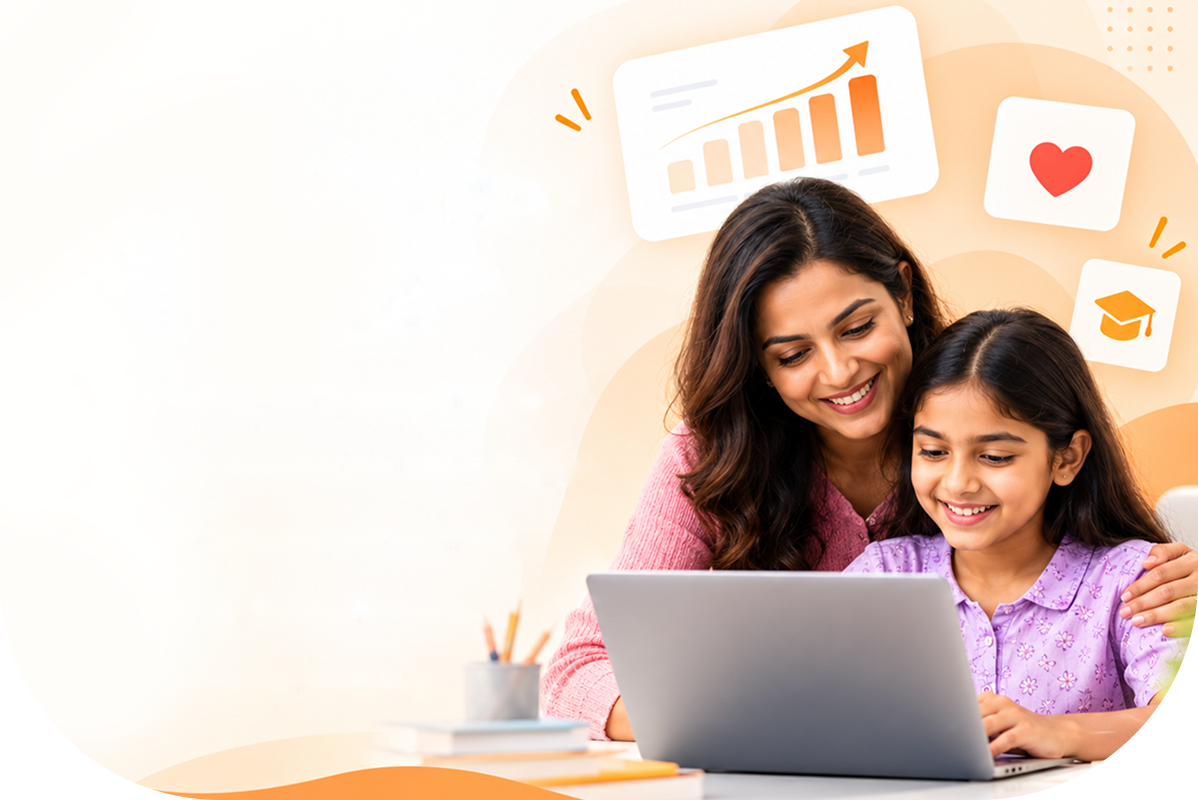
#> input picture parent-hero-animation/assets/hero-source.png, 1198 x 800 px
$ python plate.py
#> lines starting #> are read from the running program, lines starting #| are printed output that depends on the picture; after the words box and inside, x2 and y2 are one past the last pixel; in counts of white or black regions, pixels touching at a corner belong together
"""Step 3: clean background plate (people, cards, sparks and dot grid removed) and the card / spark / dot layers.
Each card is a fitted rounded rectangle: the part hidden behind the people (the chart card's lower edge sits behind
the mother's hair) is rebuilt in the card's own colour so the whole card can rise from behind them."""
import json, numpy as np, cv2
from PIL import Image
ROOT = __file__.rsplit('/tools/', 1)[0]
SP = '/tmp/claude-0/-home-claude/16f7c1b2-c4b4-5aea-9d02-af57212e0f40/scratchpad/parentani'
L = f'{ROOT}/assets/layers'
src = np.asarray(Image.open(f'{ROOT}/assets/hero-source.png').convert('RGBA')).astype(np.float32)
H, W = src.shape[:2]; clip = src[..., 3] / 255
#> after `H, W = src.shape[:2]`: H = 800; W = 1198
#> after `clip = src[..., 3] / 255`:
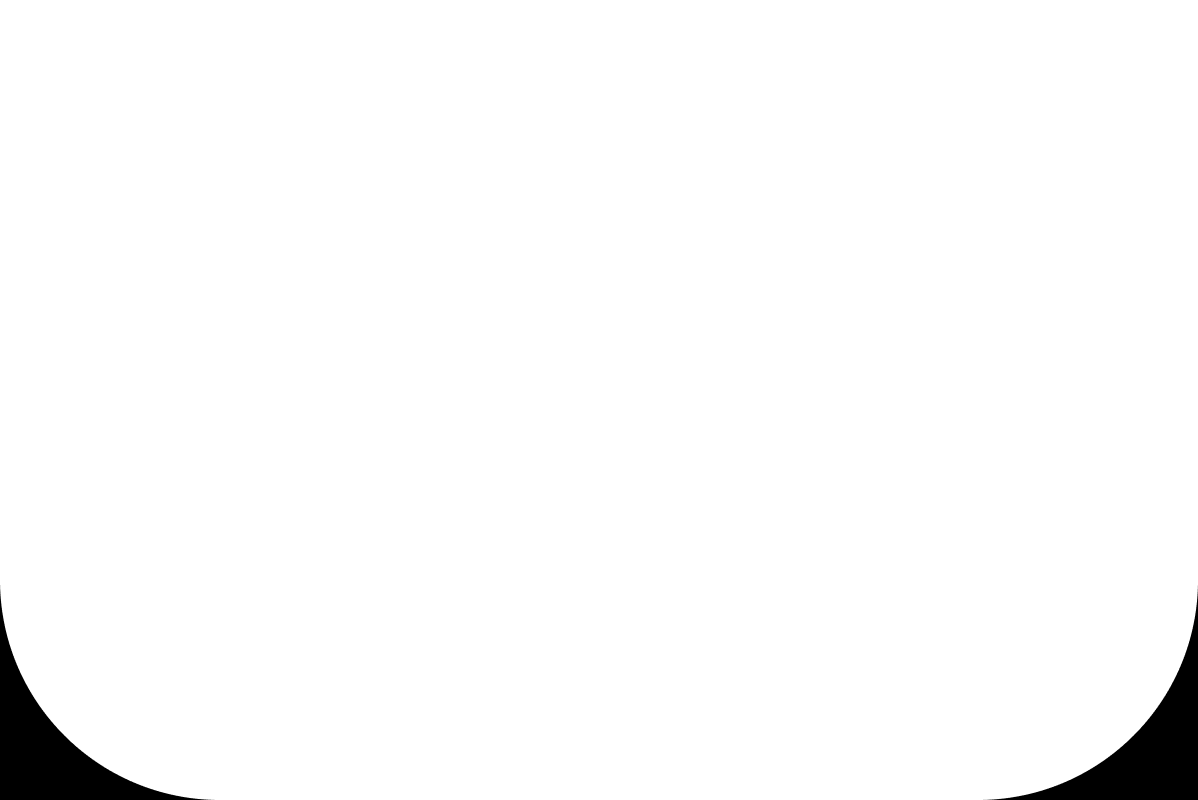
#> clip: shape (800, 1198) float32; min 0, max 1, mean 0.978
I = src[..., :3].copy()
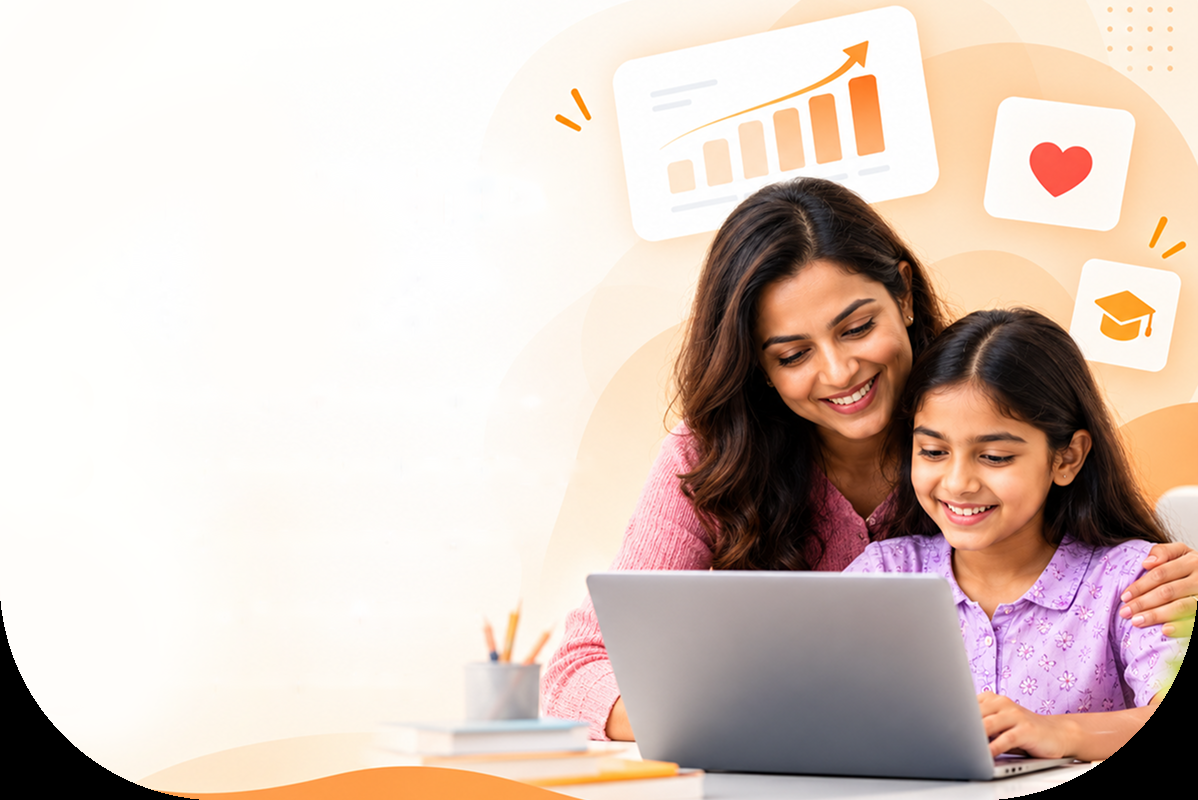
#> I: shape (800, 1198, 3) float32; mean R, G, B 218.1, 201.2, 192
for y in range(H):                                        # give the transparent corners the nearest row colour
    xs = np.where(clip[y] > 0.99)[0]
    if len(xs): I[y, :xs[0]] = I[y, xs[0]]; I[y, xs[-1] + 1:] = I[y, xs[-1]]
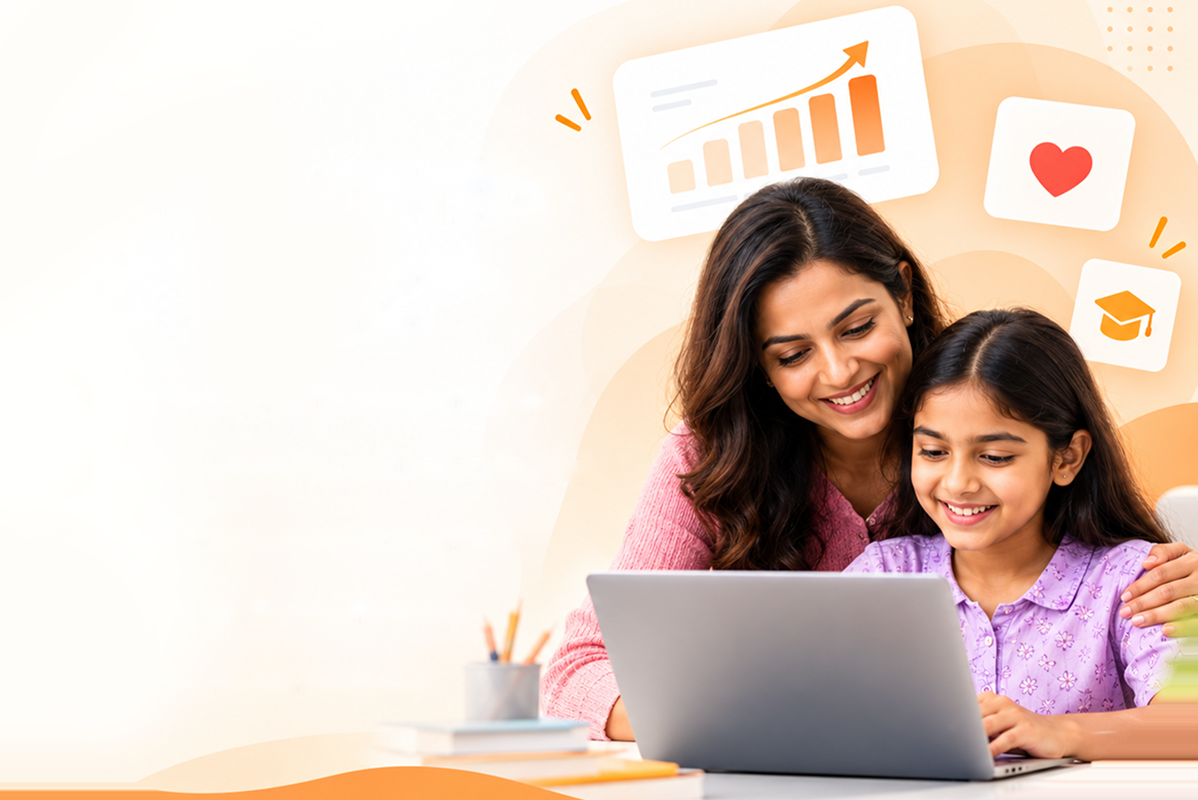
#> I: shape (800, 1198, 3) float32; 2.2% of pixels changed, all inside (x1, y1, x2, y2) = (0, 585, 1198, 800)
#> (the run stopped early here; a loop or call above may not have finished)
